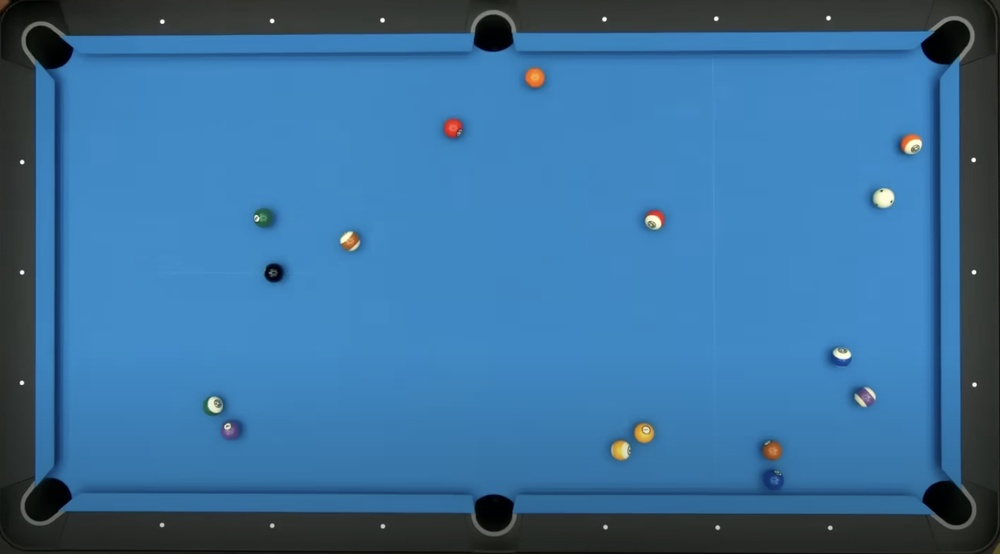
#> input picture analyzer_table/input/first.jpeg, 1000 x 554 px, shrunk from 1510 x 836 before the run; its folder holds only this picture in this run
$ python -i ball_ditect.py   (imports and definitions only)
#> lines starting #> are read from the running program, lines starting #| are printed output that depends on the picture
#> further down, picture is the input picture: shape (554, 1000, 3); mean B, G, R 155.4, 111.7, 58.2
"""
Provides the core OpenCV-based ball detection logic.

This module uses a pipeline of image enhancements and the Hough Circle Transform
to detect circular objects corresponding to pool balls in an image.
"""

import os
from typing import List, Dict, Any, Optional, Tuple

import cv2
import numpy as np

from analyzer_table.detect_ball.Debugger import Debugger
from analyzer_table.launcher_helper.json_models import (
    Ball,
    PhotoData,
    Origin,
    Rectangle,
)
from const_numbers import get_ball_radius, get_ball_radius_determinate
from output_utils import get_output_path


def _preprocess_image_for_detection(image: np.ndarray) -> np.ndarray:
    """
    Applies preprocessing steps to an image to enhance it for circle detection.

    Steps include:
    1.  Convert to HSV and apply CLAHE (Contrast Limited Adaptive Histogram
        Equalization) to the Value channel to improve local contrast.
    2.  Convert back to BGR.
    3.  Convert to Grayscale and apply a Gaussian Blur.

    Args:
        image: The input BGR image.

    Returns:
        A preprocessed grayscale image ready for circle detection.
    """
    hsv_image = cv2.cvtColor(image, cv2.COLOR_BGR2HSV)
#> hsv_image: shape (554, 1000, 3); mean H, S, V 94.7, 142.4, 156.4
    value_channel = hsv_image[:, :, 2]
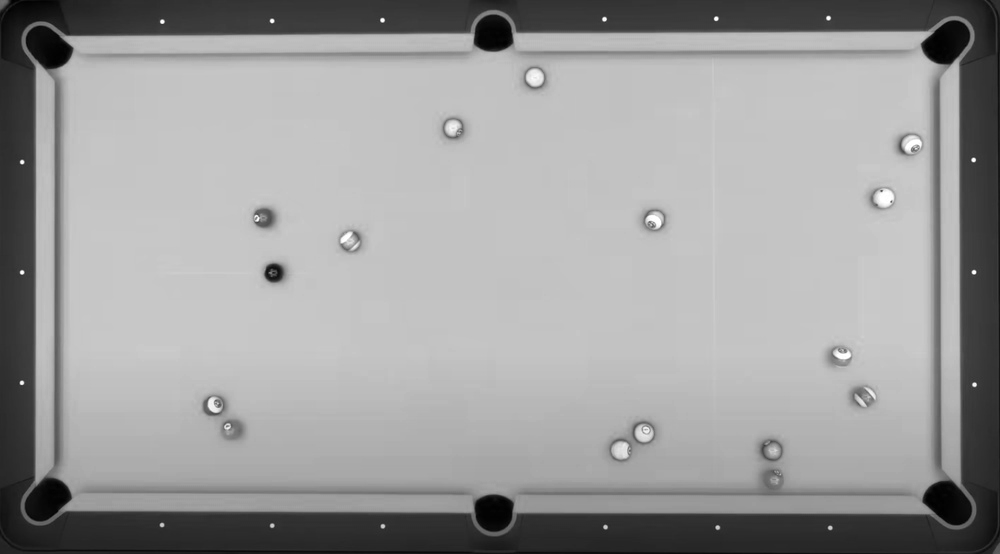
#> value_channel: shape (554, 1000); min 0, max 255, mean 156.4

    clahe = cv2.createCLAHE(clipLimit=2.0, tileGridSize=(8, 8))
    v_equalized = clahe.apply(value_channel)
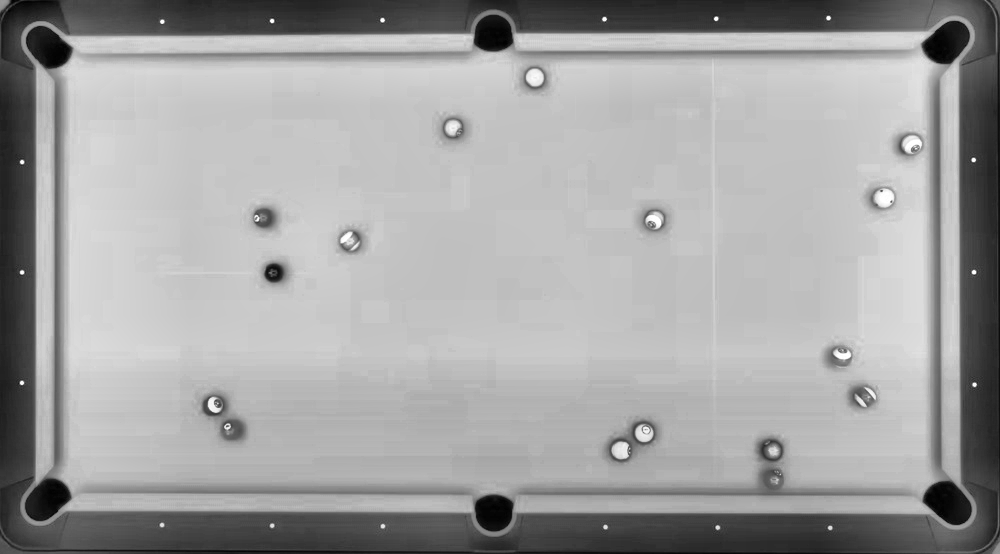
#> v_equalized: shape (554, 1000); min 0, max 255, mean 162.1
    hsv_image[:, :, 2] = v_equalized
#> hsv_image: shape (554, 1000, 3); mean H, S, V 94.7, 142.4, 162.1

    processed_bgr = cv2.cvtColor(hsv_image, cv2.COLOR_HSV2BGR)
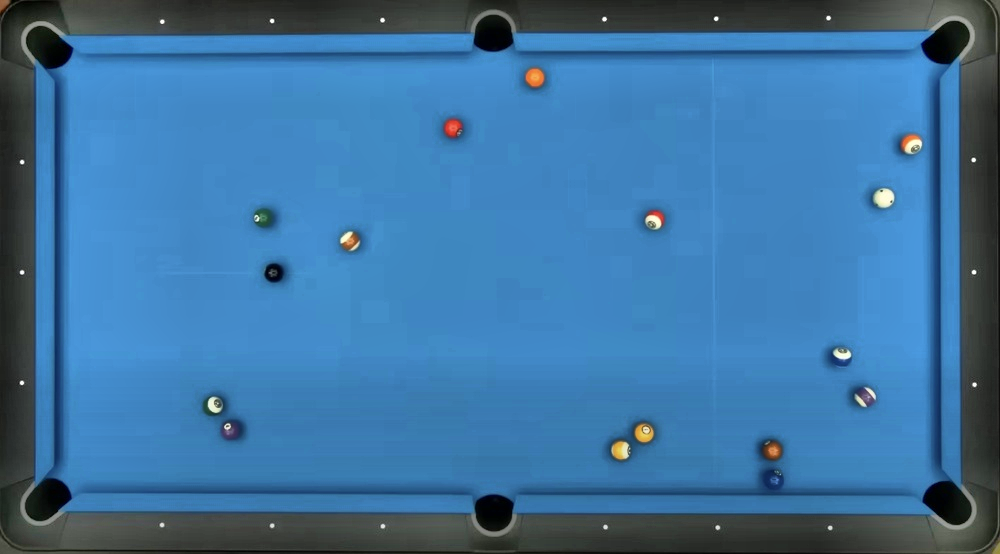
#> processed_bgr: shape (554, 1000, 3); mean B, G, R 160.8, 115.5, 61.1
    gray_image = cv2.cvtColor(processed_bgr, cv2.COLOR_BGR2GRAY)
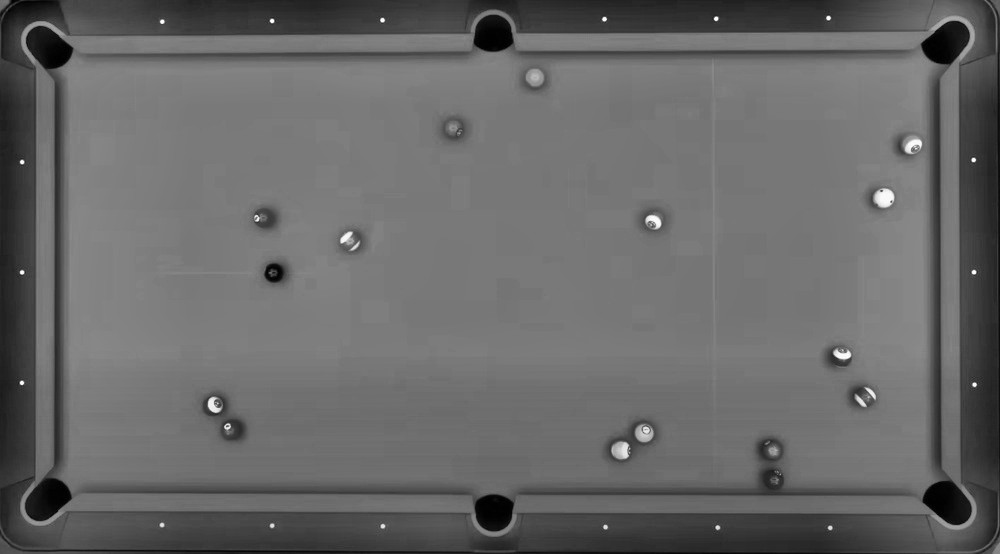
#> gray_image: shape (554, 1000); min 0, max 255, mean 104.4
    blurred_image = cv2.GaussianBlur(gray_image, (7, 7), 1.5)
    return blurred_image


# [134 lines left out: functions _run_hough_circle_detection, detect_balls_opencv, not called in this run]

>>> import cv2
>>> picture = cv2.imread('../input/first.jpeg')
>>> result = _preprocess_image_for_detection(picture)
